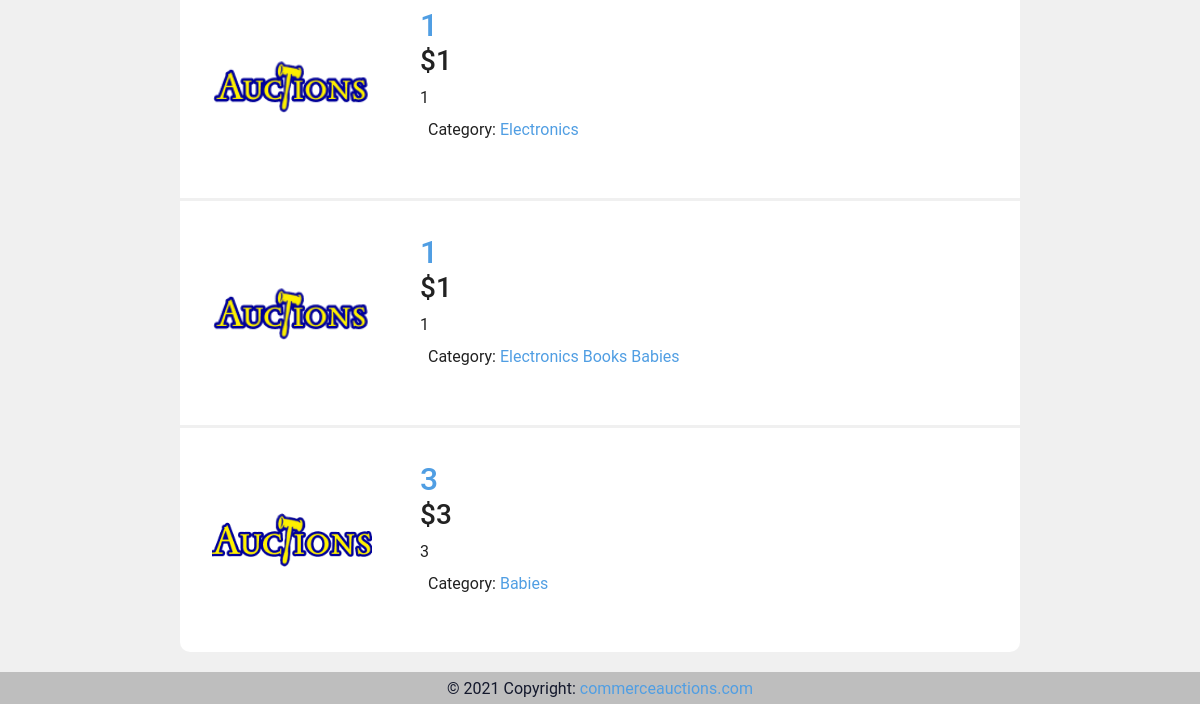
Before: / (lower part) with the older database file.
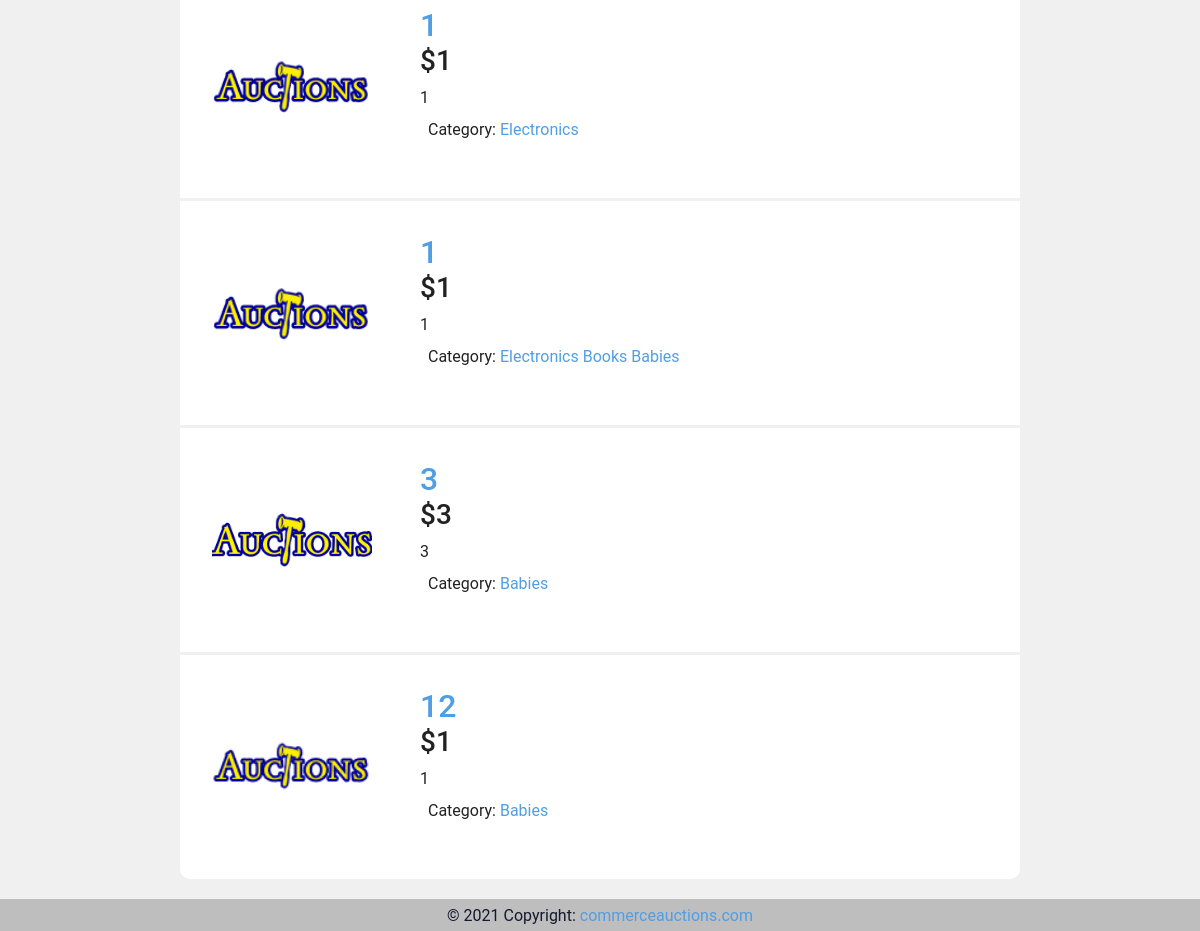
After: the same page with the newer database file.
### auctions/models.py (models this page shows, shortened)
class AuctionListings(models.Model):
    name = models.CharField(max_length=64)
    initial_price = models.IntegerField()
    auction_category = models.ManyToManyField(Category, blank=True, related_name="categories")
    description = models.CharField(max_length=150, default="")
    image = models.ImageField(null=True, blank=True, upload_to='images/')
    auction_active = models.IntegerField(default=1)
    id_user = models.ForeignKey(User,  on_delete=models.CASCADE, related_name = "user_creator")
    """def auction_categories(self):
        return ', '.join([a.category_name for a in self.auction_category.all()])
    #auction_categories.short_description = "category name"
    """

class Category(models.Model):
    category_name = models.CharField(max_length=20, blank=True)

### auctions/views.py (the view)
# urls.py: path("", views.index, name="index"),
def index(request):
    print("Siempre entra aca o solo con el indice???????????????????????????")
    all_auctions = AuctionListings.objects.all()
    len_auctions = len(all_auctions)
    if len_auctions > 0:
        last_auction = all_auctions[len_auctions-1].id
    else:
        last_auction = 0
    for auction in all_auctions:
        try:
            all_bids = Bids.objects.get(id_auction=auction.id)
            auction.initial_price = all_bids.price
        except:
            pass
    return render(request, "auctions/index.html", {
        "message": "Aca van los datos de cada auction",
        "all_auctions" : all_auctions,
        "last_auction_id" : last_auction,
        "pepetest": "test de pepito",
    })

### auctions/templates/auctions/index.html (shortened to what this page needs)
{% extends "auctions/layout.html" %}
{% block body %}
    <div class="main">
        {% for auction in all_auctions %}
            <div id="listing_auction" >
                <div id="auction_image">
                    <a href="listing_page/{{ auction.id }}" >
                        <img src="/media/{{ auction.image }}"  height="200px">
                    </a>
                </div>
                <div id="order-column">
                    <div id="auction_name">
                        <a href="../listing_page/{{ auction.id }}" >
                            <h2>{{ auction.name }}</h2>
                        </a>
                    </div>
                    <div id="auction_listing_data">
                        <div id="auction_price">
                            <h3>${{ auction.initial_price }}</h3>
                        </div>
                        {{ auction.description }}
                        <div id="auction_category">
                            Category:
                            {% for category in auction.auction_category.all %}
                                <a href="../category/{{ category.id }}">
                                    {{ category.category_name }}
                                </a>
                            {% endfor %}
                        </div>
                    </div>
                </div>
            </div>
            {% if last_auction_id != auction.id %}
                <div class="borders"></div>
            {% endif %}
        {% endfor %}
    </div>
{% endblock %}

Changed rows visible on the page:
added AuctionListings: image (picture), name "12", initial_price "1", description "1", Category (category_name "Babies")
